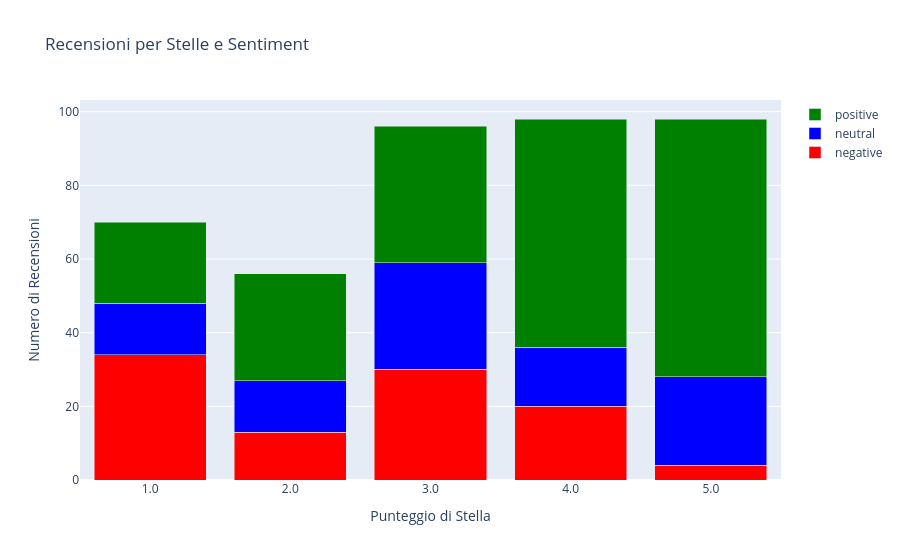

The cell this chart's notebook holds for it:
### Code cell
# Raggruppa le recensioni per punteggio di stella e sentiment
star_sentiment_counts = df_cleaned.groupby(['stars', 'Sentiment']).size().unstack(fill_value=0)

# Crea un oggetto figura Plotly
fig = go.Figure()

# Aggiungi le barre per ciascuna classe di sentiment
for sentiment in star_sentiment_counts.columns:
    fig.add_trace(go.Bar(
        x=star_sentiment_counts.index,
        y=star_sentiment_counts[sentiment],
        name=sentiment,
        marker_color=['red', 'blue', 'green'][list(star_sentiment_counts.columns).index(sentiment)]
    ))

# Aggiungi layout e titoli
fig.update_layout(barmode='stack', title='Recensioni per Stelle e Sentiment', xaxis_title='Punteggio di Stella', yaxis_title='Numero di Recensioni')
fig.show()

### Figure 1 — Plotly figure (JSON) as saved in the notebook; plotly's stock layout.template omitted (floating-point values rounded to 4 significant figures)
{"data": [{"marker": {"color": "red"}, "name": "negative", "type": "bar", "x": ["1.0", "2.0", "3.0", "4.0", "5.0"], "y": [34, 13, 30, 20, 4]}, {"marker": {"color": "blue"}, "name": "neutral", "type": "bar", "x": ["1.0", "2.0", "3.0", "4.0", "5.0"], "y": [14, 14, 29, 16, 24]}, {"marker": {"color": "green"}, "name": "positive", "type": "bar", "x": ["1.0", "2.0", "3.0", "4.0", "5.0"], "y": [22, 29, 37, 62, 70]}], "layout": {"barmode": "stack", "title": {"text": "Recensioni per Stelle e Sentiment"}, "xaxis": {"title": {"text": "Punteggio di Stella"}}, "yaxis": {"title": {"text": "Numero di Recensioni"}}}}
